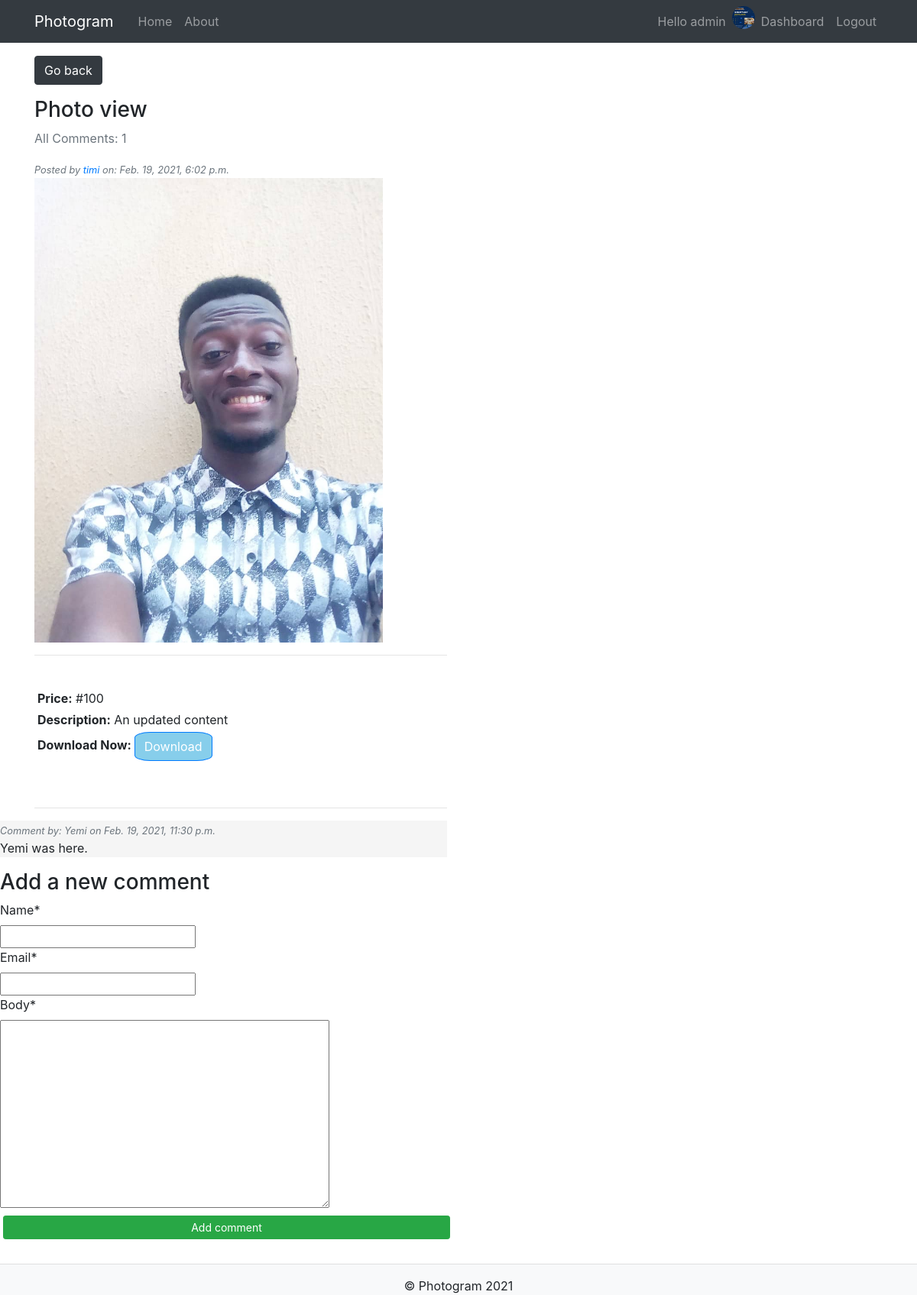
Page /photo/11/ (signed in) on the committed database.
### account/models.py (models this page shows, shortened)
class Profile(models.Model):
	gender = (
			('select', 'select'),
			('male', 'male'),
			('female','female')
		)
	user = models.OneToOneField(settings.AUTH_USER_MODEL, on_delete=models.CASCADE)
	level = models.CharField(max_length=200, blank=True, default=100)
	photo = models.ImageField(upload_to='users/%Y/%m/%d/', blank=True, default='static/photos/media/default.jpeg')
	gender = models.CharField(max_length=100, choices=gender, default='select')
	department = models.CharField(max_length=200, blank=True)
	matric_no = models.CharField(max_length=100, blank=True, unique=True, null=False)
	verified_student = models.BooleanField(default=False)

### photos/models.py (models this page shows, shortened)
class Photo(models.Model):
	category = models.ForeignKey(Category, on_delete=models.SET_NULL, null=True)
	image = models.ImageField(null=False, blank=False)
	owner = models.ForeignKey(User, on_delete=models.CASCADE)
	description = models.TextField(max_length=500, null=False, blank=False)
	created = models.DateTimeField(auto_now_add=True)
	updated = models.DateTimeField(auto_now=True)
	price = models.CharField(max_length=200, blank=True, default=100)
	transaction_id = models.CharField(max_length=100, null=True)
	tags = TaggableManager()
	users_like = models.ManyToManyField(settings.AUTH_USER_MODEL,
		related_name='images_liked',blank=True)

class Comment(models.Model):
	photo = models.ForeignKey(Photo, on_delete=models.CASCADE,
		related_name='comments')
	name = models.CharField(max_length=80)
	email = models.EmailField()
	body = models.TextField()
	image = models.ImageField(null=False, blank=True)
	created = models.DateTimeField(auto_now_add=True)
	updated = models.DateTimeField(auto_now=True)
	active = models.BooleanField(default=True)
	class Meta:
		ordering = ('created',)

### photos/views.py (the view)
# urls.py: path('photo/<str:pk>/', views.viewPhoto, name='photo_detail'),
def viewPhoto(request, pk):
	photo = get_object_or_404(Photo, id=pk)
	user = request.user
	transaction_id = datetime.datetime.now().timestamp()
	ref_const = 'gram'
	pic_ref_id = ref_const + str(transaction_id)
	print('image ref id:', pic_ref_id)
	comments = photo.comments.filter(active=True)
	new_comment = None
	if request.method == 'POST':
		comment_form = CommentForm(data=request.POST)
		if comment_form.is_valid():
			new_comment = comment_form.save(commit=False)
			new_comment.photo = photo
			new_comment.save()
	else:
		comment_form = CommentForm()
	context = {
		'comments': comments,
		'new_comment': new_comment,
		'comment_form': comment_form,
		'photo':photo,
		'user':user,
		'ref_id':pic_ref_id,
    }
	return render(request, 'photos/photo.html', context)

### photos/forms.py
class CommentForm(forms.ModelForm):
	class Meta:
		model = Comment
		fields = ('name', 'email', 'body',)

### photos/templates/photos/photo.html (shortened to what this page needs)
{% extends 'photos/base.html' %}
{% load crispy_forms_tags %}
{% block content %}
	<div class="container">
		<div class="row justify-content center">
			<div class="col-md-6">
				<a href="{% url 'gallery' %}" class="btn btn-dark my-3">Go back</a>
				<h3>Photo view</h3>
				{% with comments.count as total_comments %}
     			<p class="text-muted">
       				All Comments: {{ total_comments }}
     			</p>
				{% endwith %}
				<small class="text-muted">
					<i>Posted by <a href="{% url 'user_pics' photo.owner %}">{{ photo.owner }}</a> on: {{ photo.created }}</i>
				</small>
				<div style="height:95vh;">
					<img style="max-width: 100%; max-height:80%;" src="{{ photo.image.url }}"> <hr> <br>
					<p class="m-1"><b>Price:</b> #{{ photo.price }}</p>
					<p class="m-1"><b>Description:</b> {{ photo.description }}</p>
					{% if user.profile.verified_student %}
					<p class="m-1"><b>Download Now: </b>
						<span class="player">
                            <a style="background-color: skyblue; color: #fff; border-radius: 20%" href="{{ photo.image.url }}" download="" class="btn btn-outline-primary boxed-btn3">Download</a>
                  		</span>
                  	</p>
					{% endif %}
                </div>
					<br><br> <hr>
				</div>
			</div>
		</div>
		{% if photo.owner == user %}
		<div class="row justify-content-center">
			<div class="col-md-6 mt-20">
				{% for comment in comments %}
			     <div class="comment" style="background-color: whitesmoke">
			       <small class="text-muted">
			       	<i>
			         Comment by: {{ comment.name }} on {{ comment.created }}
					</i>
					</small>
			       	{{ comment.body|linebreaks }}
			     </div>
			   	{% empty %}
			     	<p>There are no comments yet.</p>
				{% endfor %}
			</div>
		</div>
		{% else %}
		<div class="row justify-content center">
			<div class="col-md-6">
			{% for comment in comments %}
			     <div class="comment" style="background-color: whitesmoke">
			       <small class="text-muted">
			       	<i>
			         Comment by: {{ comment.name }} on {{ comment.created }}
					</i>
					</small>
			       	{{ comment.body|linebreaks }}
			     </div>
			   	{% empty %}
			     	<p>There are no comments yet.</p>
			{% endfor %}
				{% if new_comment %}
			     	<p>Your comment has been added.</p>
				{% else %}
				    <h3>Add a new comment</h3>
				    <form method="post">
				       {{ comment_form|crispy }}
				       <p><input type="submit" value="Add comment" class="btn btn-success btn-block btn-sm m-1"></p>
				    </form>
			   	{% endif %}
			</div>
		</div>
		{% endif %}
{% endblock content %}

### photos/templates/nav.html (shortened to what this page needs)
<nav class="navbar navbar-expand-md navbar-dark bg-dark">
    <div class="container">
      <a class="navbar-brand mr-4" href="{% url 'gallery' %}">Photogram</a>
      <div class="collapse navbar-collapse" id="navbar-Toggle">
        <div class="navbar-nav mr-auto">
          <a class="nav-item nav-link" href="{% url 'gallery' %}">Home</a>
          <a class="nav-item nav-link" href="{% url 'about' %}">About</a>
        </div>
        <div class="navbar-nav">
          {% if user.is_authenticated %}
            <a class="nav-item nav-link" href="{% url 'user_pics' user.username %}">Hello {{ user.username }}</a>
            <img style="height: 30px; width: 30px; border-radius: 100%" src="{{ user.profile.photo.url }}" alt="user profile pic">
            <a class="nav-item nav-link" href="{% url 'dashboard' %}">Dashboard</a>
            <a class="nav-item nav-link" href="{% url 'logout' %}">Logout</a>
          {% else %}
            <a class="nav-item nav-link" href="{% url 'login' %}">Login</a>
            <a class="nav-item nav-link" href="{% url 'register' %}">Register</a>
          {% endif %}
        </div>
      </div>
    </div>
  </nav>

### photos/templates/photos/base.html (style rules this page uses)
a { text-decoration: none; }

### rows in the picture
Photo: owner "timi", created "Feb. 19, 2021, 6:02 p.m.", image (picture), price "100", description "An updated content"
Comment: name "Yemi", created "Feb. 19, 2021, 11:30 p.m.", body "Yemi was here."

### other values in the picture
{{ user.username }} "admin"
{{ total_comments }} "1"
